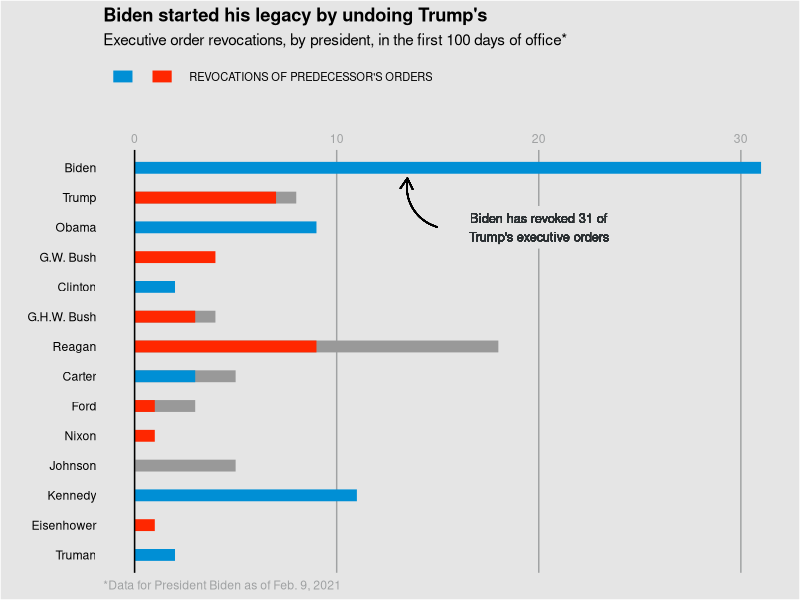

R code for this plot:
## ---- chunk 1
knitr::opts_chunk$set(echo = TRUE, warning = FALSE, message = FALSE)
## ---- chunk 2
library(tidyverse)
## ---- chunk 3
df1 <- tibble(
  President = c('Truman', 'Eisenhower', 'Kennedy', 'Johnson', 'Nixon', 'Ford',
                'Carter', 'Reagan', 'G.H.W. Bush', 'Clinton', 'G.W. Bush',
                'Obama', 'Trump', 'Biden'),
  Party = c('Dem', 'Rep', 'Dem', 'Dem', 'Rep', 'Rep', 'Dem', 'Rep', 'Rep', 'Dem',
            'Rep', 'Dem', 'Rep', 'Dem'),
  Other = c(0,0,0,5,0,3,5,18,4,0,0,0,8,0),
  Orders = c(2,1,11,0,1,1,3,9,3,2,4,9,7,31)
) %>%
  mutate(President = factor(President, levels = President))

## ---- chunk 4
ggplot(df1, aes(Orders, President)) +
  geom_segment(aes(x = 0, xend = Other, y = President, yend = President),
               color = 'grey60', size = 4) +
  geom_segment(aes(x = 0, xend = Orders, y = President, yend = President,
                   color = Party), size = 4) +
  scale_color_manual(values = c('#008fd5', '#ff2700'),
                     name = "REVOCATIONS OF PREDECESSOR'S ORDERS",
                     labels = c('','')) +
  geom_vline(xintercept = 0, color = 'black') +
  scale_x_continuous(breaks = c(0,10,20,30), position = 'top') +
  geom_curve(aes(x = 15, xend = 13.5, y = 12, yend = 13.65),
             arrow = arrow(length = unit(0.03, 'npc')),
             curvature = -.4) +
  geom_segment(aes(x = 19, xend = 21, y = 12, yend = 12),
               color = 'grey90', size = 14) +
  geom_text(aes(x = 20, y = 12,
            label = "Biden has revoked 31 of\nTrump's executive orders"),
            color = '#2b3033',
            size = 3.25) +
  guides(color = guide_legend(title.position = 'right')) +
  
  labs(title = "Biden started his legacy by undoing Trump's",
       subtitle = 'Executive order revocations, by president, in the first 100 days of office*',
       y = '', 
       x = '',
       caption = "*Data for President Biden as of Feb. 9, 2021") +
  theme(
    panel.grid.minor = element_blank(),
    panel.grid.major.y = element_blank(),
    panel.grid.major.x = element_line(color = '#a0a2a3'),
    panel.background = element_rect(fill = 'grey90'),
    axis.ticks = element_blank(),
    axis.text.x = element_text(color = '#a0a2a3'),
    axis.text.y = element_text(color = 'black'),
    plot.caption = element_text(hjust = 0, color = '#a0a2a3'),
    plot.title = element_text(face = 'bold'),
    plot.background = element_rect(fill = 'grey90'),
    legend.position = 'top',
    legend.justification = 'left',
    legend.background = element_rect(fill = 'grey90'),
    legend.direction = 'horizontal',
    legend.key = element_rect(fill = 'grey90'),
    legend.title = element_text(color = 'black',size = 8)
  )
